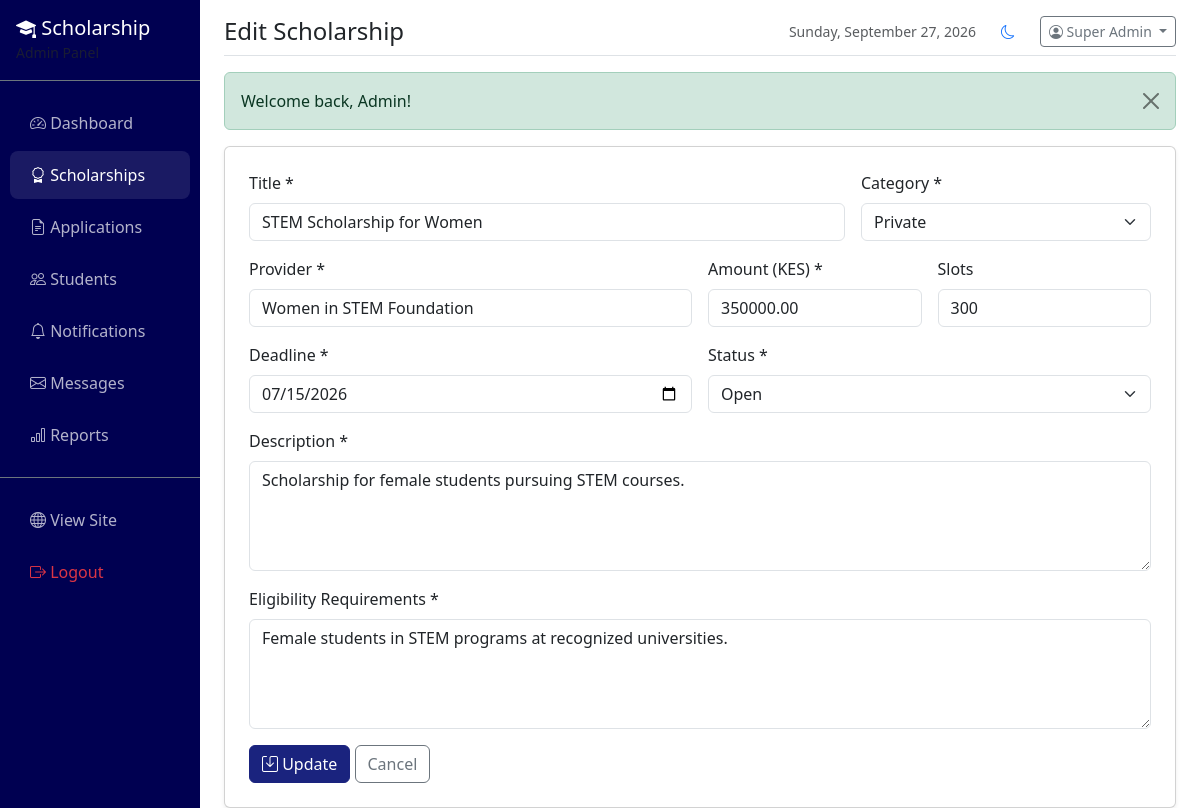
Screenshot of /admin/scholarship-form.php?id=4 (signed in) with the database file from the repository.
### tables this page shows
CREATE TABLE scholarships (
    scholarship_id INT AUTO_INCREMENT PRIMARY KEY,
    title VARCHAR(255) NOT NULL,
    description TEXT NOT NULL,
    eligibility TEXT NOT NULL,
    amount DECIMAL(12,2) DEFAULT NULL,
    slots INT DEFAULT NULL,
    category VARCHAR(100) NOT NULL,
    provider VARCHAR(200) NOT NULL,
    application_deadline DATE NOT NULL,
    status VARCHAR(20) DEFAULT 'open',
    created_at DATETIME DEFAULT CURRENT_TIMESTAMP,
    updated_at DATETIME DEFAULT CURRENT_TIMESTAMP ON UPDATE CURRENT_TIMESTAMP
);

### includes/auth.php (called while the page is built, shortened)
<?php
function getCurrentAdmin() {
    $pdo = getDB();
    $stmt = $pdo->prepare("SELECT * FROM admins WHERE admin_id = ?");
    $stmt->execute([$_SESSION['admin_id']]);
    return $stmt->fetch();
}
?>

### admin/scholarship-form.php (the view, shortened to what this page needs)
<?php
$pdo = getDB();
$id = (int)($_GET['id'] ?? 0);
$edit = $id > 0;
$pageTitle = $edit ? 'Edit Scholarship' : 'Add Scholarship';
$s = ['title'=>'','description'=>'','eligibility'=>'','amount'=>'','slots'=>'','category'=>'','provider'=>'','application_deadline'=>'','status'=>'open'];
if ($edit) {
    $stmt = $pdo->prepare("SELECT * FROM scholarships WHERE scholarship_id=?");
    $stmt->execute([$id]);
    $s = $stmt->fetch();
}
include 'includes/header.php';
?>
<div class="card shadow-sm">
    <div class="card-body p-4">
        <form method="POST">
            <div class="row g-3">
                <div class="col-md-8"><label class="form-label">Title *</label><input type="text" name="title" class="form-control" required value="<?= sanitize($s['title']) ?>"></div>
                <div class="col-md-4"><label class="form-label">Category *</label>
                    <select name="category" class="form-select" required>
                        <?php foreach (getScholarshipCategories() as $c): ?>
                            <option value="<?= $c ?>" <?= $s['category'] === $c ? 'selected' : '' ?>><?= $c ?></option>
                        <?php endforeach; ?>
                    </select>
                </div>
                <div class="col-md-6"><label class="form-label">Provider *</label><input type="text" name="provider" class="form-control" required value="<?= sanitize($s['provider']) ?>"></div>
                <div class="col-md-3"><label class="form-label">Amount (KES) *</label><input type="number" name="amount" step="0.01" class="form-control" required value="<?= sanitize($s['amount']) ?>"></div>
                <div class="col-md-3"><label class="form-label">Slots</label><input type="number" name="slots" class="form-control" value="<?= sanitize($s['slots']) ?>"></div>
                <div class="col-md-6"><label class="form-label">Deadline *</label><input type="date" name="application_deadline" class="form-control" required value="<?= sanitize($s['application_deadline']) ?>"></div>
                <div class="col-md-6"><label class="form-label">Status *</label>
                    <select name="status" class="form-select" required>
                        <option value="open" <?= $s['status'] === 'open' ? 'selected' : '' ?>>Open</option>
                    </select>
                </div>
                <div class="col-12"><label class="form-label">Description *</label><textarea name="description" class="form-control" rows="4" required><?= sanitize($s['description']) ?></textarea></div>
                <div class="col-12"><label class="form-label">Eligibility Requirements *</label><textarea name="eligibility" class="form-control" rows="4" required><?= sanitize($s['eligibility']) ?></textarea></div>
                <div class="col-12">
                    <button type="submit" class="btn btn-primary"><i class="bi bi-save"></i> <?= $edit ? 'Update' : 'Create' ?></button>
                    <a href="scholarships.php" class="btn btn-outline-secondary">Cancel</a>
                </div>
            </div>
        </form>
    </div>
</div>

### admin/includes/header.php (shortened to what this page needs)
<?php
$admin = getCurrentAdmin();
$currentPage = basename($_SERVER['PHP_SELF']);
$currentTheme = $_COOKIE['theme'] ?? 'light';
?>
<!DOCTYPE html>
<html lang="en" data-bs-theme="<?= $currentTheme ?>">
<head>
    <link href="https://cdn.jsdelivr.net/npm/bootstrap@5.3.0/dist/css/bootstrap.min.css" rel="stylesheet">
    <link href="https://cdn.jsdelivr.net/npm/bootstrap-icons@1.11.0/font/bootstrap-icons.css" rel="stylesheet">
    <link href="<?= APP_URL ?>assets/css/style.css" rel="stylesheet">
</head>
<body>
<div class="container-fluid">
    <div class="row">
        <nav class="col-md-2 d-md-block admin-sidebar p-0">
            <div class="p-3 border-bottom border-secondary">
                <h5 class="text-white mb-0"><i class="bi bi-mortarboard-fill"></i> Scholarship</h5>
                <small class="text-muted">Admin Panel</small>
            </div>
            <ul class="nav flex-column mt-3">
                <li class="nav-item"><a class="nav-link <?= $currentPage === 'dashboard.php' ? 'active' : '' ?>" href="dashboard.php"><i class="bi bi-speedometer2"></i> Dashboard</a></li>
                <li class="nav-item"><a class="nav-link <?= in_array($currentPage, ['scholarships.php','scholarship-form.php']) ? 'active' : '' ?>" href="scholarships.php"><i class="bi bi-award"></i> Scholarships</a></li>
                <li class="nav-item"><a class="nav-link <?= in_array($currentPage, ['applications.php','application-view.php']) ? 'active' : '' ?>" href="applications.php"><i class="bi bi-file-earmark-text"></i> Applications
                </a></li>
                <li class="nav-item"><a class="nav-link <?= $currentPage === 'students.php' ? 'active' : '' ?>" href="students.php"><i class="bi bi-people"></i> Students</a></li>
                <li class="nav-item"><a class="nav-link <?= $currentPage === 'notifications.php' ? 'active' : '' ?>" href="notifications.php"><i class="bi bi-bell"></i> Notifications</a></li>
                <li class="nav-item"><a class="nav-link <?= $currentPage === 'messages.php' ? 'active' : '' ?>" href="messages.php"><i class="bi bi-envelope"></i> Messages
                </a></li>
                <li class="nav-item"><a class="nav-link <?= $currentPage === 'reports.php' ? 'active' : '' ?>" href="reports.php"><i class="bi bi-bar-chart"></i> Reports</a></li>
                <li class="nav-item mt-3 border-top border-secondary pt-3"><a class="nav-link" href="<?= APP_URL ?>" target="_blank"><i class="bi bi-globe"></i> View Site</a></li>
                <li class="nav-item"><a class="nav-link text-danger" href="<?= APP_URL ?>admin/logout.php"><i class="bi bi-box-arrow-right"></i> Logout</a></li>
            </ul>
        </nav>
        <main class="col-md-10 ms-sm-auto px-md-4">
            <div class="d-flex justify-content-between align-items-center pt-3 pb-2 mb-3 border-bottom">
                <h1 class="h4 mb-0"><?= $pageTitle ?? 'Dashboard' ?></h1>
                <div class="d-flex align-items-center gap-3">
                    <small class="text-muted"><?= date('l, F j, Y') ?></small>
                    <button class="btn btn-sm btn-link" id="themeToggle">
                        <i class="bi bi-<?= $currentTheme === 'dark' ? 'sun' : 'moon' ?>"></i>
                    </button>
                    <div class="dropdown">
                        <a class="btn btn-sm btn-outline-secondary dropdown-toggle" data-bs-toggle="dropdown">
                            <i class="bi bi-person-circle"></i> <?= sanitize($admin['full_name']) ?>
                        </a>
                    </div>
                </div>
            </div>
            <div class="container-fluid px-0">

### assets/css/style.css (style rules this page uses)
:root { --primary-color: #1a237e; --primary-light: #534bae; --primary-dark: #000051; --success-color: #2e7d32; --warning-color: #f57c00; --danger-color: #c62828; }
.admin-sidebar { min-height: 100vh; background: var(--primary-dark); color: white; }
.admin-sidebar .nav-link { color: rgba(255, 255, 255, 0.7); padding: 12px 20px; border-radius: 8px; margin: 2px 10px; }
.admin-sidebar .nav-link:hover, .admin-sidebar .nav-link.active { background: rgba(255, 255, 255, 0.1); color: white; }
.btn-primary { background-color: var(--primary-color); border-color: var(--primary-color); }

### rows the page displays
scholarships: title "STEM Scholarship for Women", category "Private", provider "Women in STEM Foundation", amount "350000.00", slots "300", application_deadline "07/15/2026", status "Open", description "Scholarship for female students pursuing STEM courses.", eligibility "Female students in STEM programs at recognized universities."

### other values shown
$pageTitle "Edit Scholarship"
$admin['full_name'] "Super Admin"
$flash['message'] "Welcome back, Admin!"
